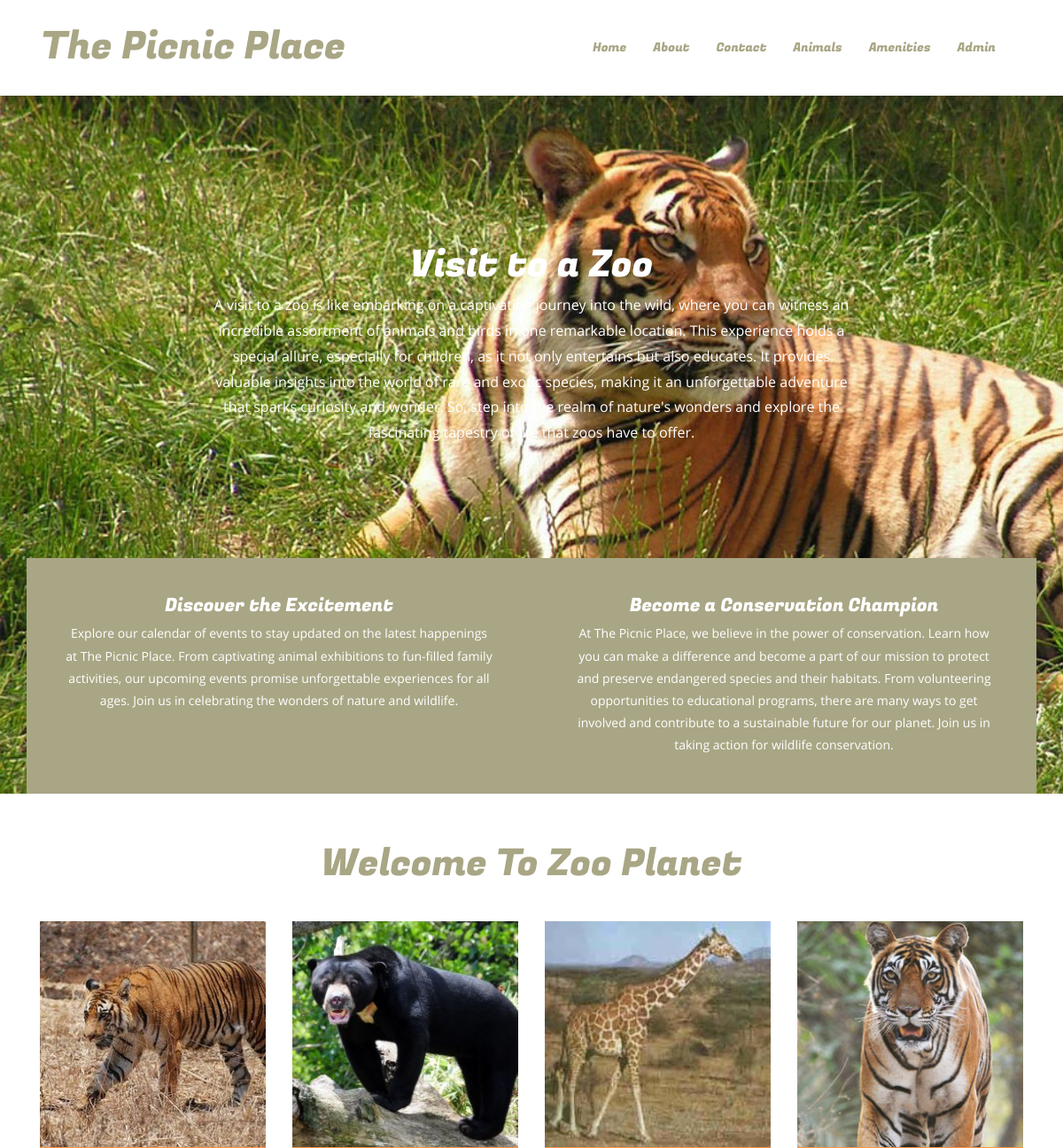
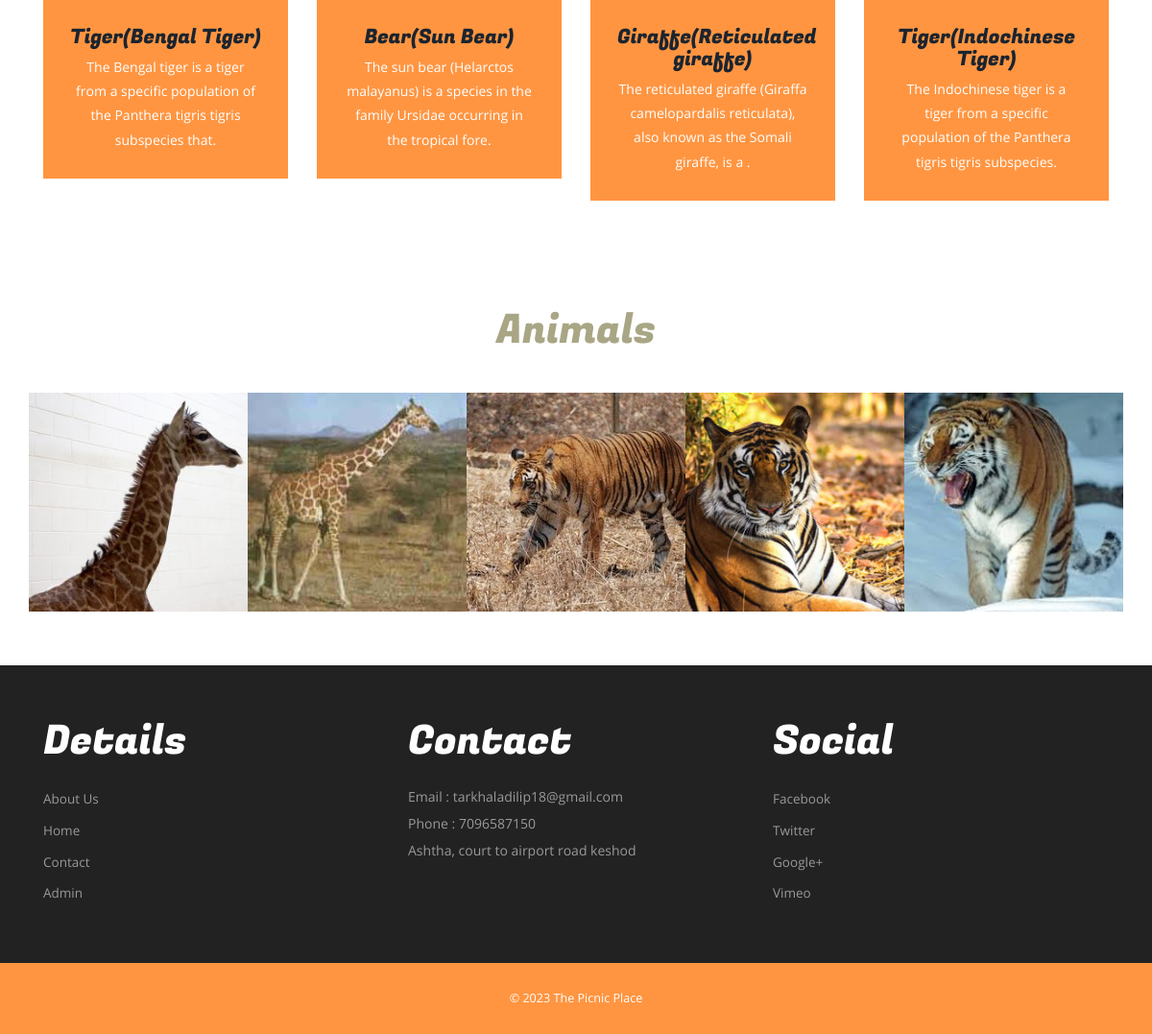
The page / on the database its author committed (2 pictures, top to bottom).
### tables this page shows
CREATE TABLE `tblanimal` (
  `ID` int(10) NOT NULL,
  `AnimalName` varchar(200) DEFAULT NULL,
  `CageNumber` int(10) DEFAULT NULL,
  `FeedNumber` varchar(200) DEFAULT NULL,
  `Breed` varchar(200) DEFAULT NULL,
  `AnimalImage` varchar(200) DEFAULT NULL,
  `Description` mediumtext DEFAULT NULL,
  `CreationDate` timestamp NOT NULL DEFAULT current_timestamp() ON UPDATE current_timestamp()
);

CREATE TABLE `tblpage` (
  `ID` int(10) NOT NULL,
  `PageType` varchar(200) DEFAULT NULL,
  `PageTitle` varchar(200) DEFAULT NULL,
  `PageDescription` mediumtext DEFAULT NULL,
  `Email` varchar(200) DEFAULT NULL,
  `MobileNumber` bigint(10) DEFAULT NULL,
  `UpdationDate` timestamp NULL DEFAULT NULL ON UPDATE current_timestamp()
);

### index.php (the view, shortened to what this page needs)
<?php
include('includes/dbconnection.php');
?>
<!DOCTYPE HTML>
<html>
<head>
<link href="css/bootstrap.css" rel="stylesheet" type="text/css" media="all">
<link href="css/style.css" rel="stylesheet" type="text/css" media="all" />
</head>
<body>
		<?php include_once('includes/header.php');?>
			<div class="header-banner">
				<div class="container">
					<div class="head-banner">
						<h3>Visit to a Zoo</h3>
						<p style="font-size:16px"> A visit to a zoo is like embarking on a captivating journey into the wild, where you can witness an incredible assortment of animals and birds in one remarkable location. This experience holds a special allure, especially for children, as it not only entertains but also educates. It provides valuable insights into the world of rare and exotic species, making it an unforgettable adventure that sparks curiosity and wonder. So, step into the realm of nature's wonders and explore the fascinating tapestry of life that zoos have to offer.</p>
					</div>
					<div class="banner-grids">
						<div class="col-md-6 banner-grid">
							<h4>Discover the Excitement</h4>
							<p>Explore our calendar of events to stay updated on the latest happenings at The Picnic Place. From captivating animal exhibitions to fun-filled family activities, our upcoming events promise unforgettable experiences for all ages. Join us in celebrating the wonders of nature and wildlife.</p>
						</div>
						<div class="col-md-6 banner-grid">
						<h4>Become a Conservation Champion</h4>
							<p>At The Picnic Place, we believe in the power of conservation. Learn how you can make a difference and become a part of our mission to protect and preserve endangered species and their habitats. From volunteering opportunities to educational programs, there are many ways to get involved and contribute to a sustainable future for our planet. Join us in taking action for wildlife conservation.</p>
						</div>
						<div class="clearfix"></div>
					</div>
				</div>
			</div>
			<div class="content">
				<div class="welcome">
					<div class="container">
						<h2>welcome to zoo planet</h2>
							<div class="welcome-grids">
								<?php
 $query=mysqli_query($con,"select * from tblanimal order by rand() limit 4");
 while ($row=mysqli_fetch_array($query)) {
 ?>
								<div class="col-md-3 welcome-grid" >
									<img src="admin/images/<?php echo $row['AnimalImage'];?>" width='220' height='200' alt=" " class="img-responsive" />
									<div class="wel-info">
										<h4><a href="animal-detail.php?anid=<?php echo $row['ID'];?>"><?php echo $row['AnimalName'];?>(<?php echo $row['Breed'];?>)</a></h4>
										<p><?php echo substr($row['Description'],0,100);?>.</p>
									</div>
								</div><?php }?>
								<br>
								<div class="clearfix"></div>
							</div>
					</div>
				</div>
					<div class="animals">
						<div class="container">
							<h3>animals</h3>
							<div class="clients">
								<ul id="flexiselDemo3">
									<?php
 $query=mysqli_query($con,"select * from tblanimal");
 while ($row=mysqli_fetch_array($query)) {
 ?>
									<li><img src="admin/images/<?php echo $row['AnimalImage'];?>" width='220' height='200' alt=" " class="img-responsive" /></li><?php }?>
								</ul>
						</div>
					</div>
				</div>
				 <?php include_once('includes/special.php');?>
			</div>
			<?php include_once('includes/footer.php');?>
</body>
</html>

### includes/special.php
<div class="specials-section">
					<div class="container">
						<div class="specials-grids">
							<div class="col-md-4 specials1">
								<h3> details</h3>
								<ul>
									<li><a href="about.php">About Us</a></li>
									<li><a href="index.php">Home</a></li>
									<li><a href="contact.php">Contact</a></li>
									<li><a href="admin/index.php">Admin</a></li>
								</ul>
							</div>
							<div class="col-md-4 specials1">
								<h3>contact</h3>
								<?php
 $query=mysqli_query($con,"select * from  tblpage where PageType='contactus'");
 while ($row=mysqli_fetch_array($query)) {
 ?>
								<address>
									<p>Email : <?php  echo $row['Email'];?></p>
								 <p>Phone : <?php  echo $row['MobileNumber'];?></p>
								 <p><?php  echo $row['PageDescription'];?></p>
								</address><?php } ?>
							</div>
							<div class="col-md-4 specials1">
								<h3>social</h3>
								<ul>
									<li><a href="#">facebook</a></li>
									<li><a href="#">twitter</a></li>
									<li><a href="#">google+</a></li>
									<li><a href="#">vimeo</a></li>
								</ul>
							</div>
							<div class="clearfix"></div>
						</div>
					</div>
				</div>

### css/style.css (style rules this page uses)
body a { transition:0.5s all; -webkit-transition:0.5s all; -moz-transition:0.5s all; -o-transition:0.5s all; -ms-transition:0.5s all; }
h1,h2,h3,h4,h5,h6 { padding:0 0; margin:0 0; }
p { padding:0 0; margin:0 0; }
ul { padding:0 0; margin:0 0; }
body { padding:0 0; margin:0 0; font-family: 'OpenSans-Regular' }
.header-banner { background: url(../images/banner.jpg) no-repeat 0px 0px; background-size: cover; min-height: 712px; text-align: center; padding: 18em 0px 0; }
.banner-grids { background-color: #a9a685; margin-top: 13.8em; }
.banner-grid h4 { font-size: 1.5em; color: #fff; font-family: 'FugazOne-Regular'; }
.head-banner { margin: 0 auto; width: 63%; }
.banner-grid p { font-size: 1em; color: #fff; line-height:1.8em; padding: 0.5em 0 0; }
.head-banner h3 { font-size: 3em; color: #fff; font-family: 'FugazOne-Regular'; }
.head-banner p { font-size: 1em; color: #fff; line-height:1.8em; padding: 0.5em 0 0; }
.welcome { padding: 4em 0; text-align: center; }
.banner-grid { padding: 3em; }
.welcome h2 { font-size: 3em; text-transform: capitalize; font-family: 'FugazOne-Regular'; color: #a9a685; }
.wel-info h4 { font-size: 1.5em; color:#fff; font-family: 'FugazOne-Regular'; }
.wel-info { background-color: #ff9541; padding: 2em; }
.wel-info p { font-size: 1em; line-height:1.8em; color:#fff; margin-top: 0.5em; }
.welcome-grid img { width: 100%; }
.welcome-grids { margin-top: 3em; }
.animals { padding: 4em 0; text-align: center; }
#flexiselDemo1, #flexiselDemo2, #flexiselDemo3 { display: none; }
.clients { margin-top: 3em; }
.animals h3 { font-size: 3em; text-transform: capitalize; font-family: 'FugazOne-Regular'; color: #a9a685; }
.nbs-flexisel-ul { position: relative; width: 9999px; margin: 0px; padding: 0px; list-style-type: none; text-align: center; }
.nbs-flexisel-item { float: left; margin: 0px; padding: 0px; cursor: pointer; position: relative; line-height: 0px; }
.nbs-flexisel-item > img { cursor: pointer; position: relative; width:100%; height:100%; }
.specials-section { padding: 4em 0; background: #222; }
.specials-section h3 { font-size: 3em; text-transform: capitalize; font-family: 'FugazOne-Regular'; color: #fff; margin-bottom: 0.5em; }
.specials1 p { font-size: 1em; line-height: 2em; color: #999; }
.specials1 ul li { list-style-type: none; padding: 0.3em 0; }
.specials1 ul li a { font-size: 0.965em; text-decoration: none; line-height: 1.8em; color: #999; list-style: none; text-transform: capitalize; }
@media (max-width:1440px) { .header-banner { min-height: 634px; padding: 16em 0 0; } }
@media (max-width:1440px) { .banner-grids { margin-top: 10.2em; } }
@media (max-width: 1366px) { .header-banner { min-height: 600px; padding: 15em 0 0; } }
@media (max-width: 1366px) { .banner-grids { margin-top: 8.8em; } }
@media (max-width: 1280px) { .header-banner { min-height: 562px; padding: 12em 0 0; } }
@media (max-width: 1280px) { .banner-grids { margin-top: 9.1em; } }

### rows shown on the page
tblanimal: AnimalImage (picture), AnimalName "Tiger", Breed "Bengal Tiger", Description "The Bengal tiger is a tiger from a specific population of the Panthera tigris tigris subspecies that"
tblanimal: AnimalImage (picture), AnimalName "Bear", Breed "Sun Bear", Description "The sun bear (Helarctos malayanus) is a species in the family Ursidae occurring in the tropical fore"
tblanimal: AnimalImage (picture), AnimalName "Giraffe", Breed "Reticulated giraffe", Description "The reticulated giraffe (Giraffa camelopardalis reticulata), also known as the Somali giraffe, is a"
tblanimal: AnimalImage (picture), AnimalName "Tiger", Breed "Indochinese Tiger", Description "The Indochinese tiger is a tiger from a specific population of the Panthera tigris tigris subspecies"
tblanimal: AnimalImage (picture)
tblanimal: AnimalImage (picture)
tblanimal: AnimalImage (picture)
tblpage: Email "tarkhaladilip18@gmail.com", MobileNumber "7096587150", PageDescription "Ashtha, court to airport road keshod"
